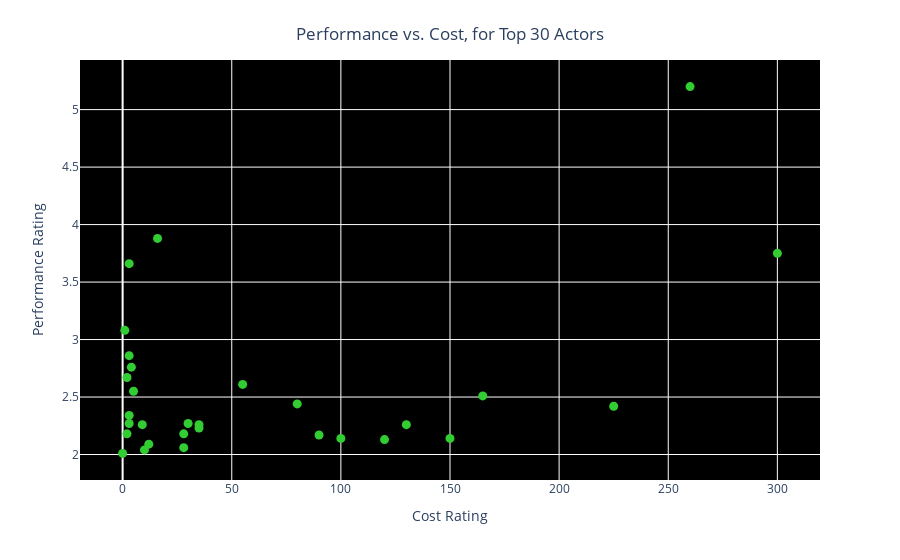

Notebook cell for this chart:
### Code cell
#Plotting cost vs. performance ratings for top 30 actors. 
import plotly.express as px

fig = px.scatter(top_30_join, x="cost_rating", y="performance_rating",
                 hover_name="primary_name",labels=dict(performance_rating="Performance Rating", cost_rating="Cost Rating"))

fig.update_layout(
    title={
        'text': "Performance vs. Cost, for Top 30 Actors",
        'y':0.95,
        'x':0.5,
        'xanchor': 'center',
        'yanchor': 'top'})

fig.update_layout(grid_ygap=0.2, plot_bgcolor='black')

#fig.update_xaxes(
    #constrain="domain",  # meanwhile compresses the xaxis by decreasing its "domain"


#fig.update_yaxes(
    #scaleanchor = "x",
    #scaleratio = 1
                
fig.update_traces(marker_size=9, marker_color='limegreen',selector=dict(type='scatter'))

fig.show()

### Figure 1 — Plotly figure (JSON) as saved in the notebook; plotly's stock layout.template omitted (floating-point values rounded to 4 significant figures)
{"data": [{"hovertemplate": "<b>%{hovertext}</b><br><br>Cost Rating=%{x}<br>Performance Rating=%{y}<extra></extra>", "hovertext": ["Leonardo DiCaprio", "Idina Menzel", "Robert Downey Jr.", "Lucy Davis", "Daniel Kaluuya", "Donna Murphy", "Ben Hardy", "Alison Sudol", "Kerry Washington", "Kieran Culkin", "Scarlett Johansson", "Jeremy Renner", "Vin Diesel", "Amanda Bynes", "Tyrese Gibson", "Rosie Huntington-Whiteley", "Chris Hemsworth", "Lena Waithe", "Joseph Gordon-Levitt", "Mark Ruffalo", "Andy Serkis", "Ruby Rose", "Jared Leto", "Bradley Cooper", "Jamie Foxx", "Christian Bale", "Jenna Elfman", "Albert Brooks", "Mark Rylance", "Annika Wedderkopp"], "legendgroup": "", "marker": {"color": "limegreen", "size": 9, "symbol": "circle"}, "mode": "markers", "name": "", "orientation": "v", "showlegend": false, "type": "scatter", "x": [260, 16, 300, 3, 1, 3, 4, 2, 55, 5, 165, 80, 225, 3, 3, 30, 130, 9, 35, 35, 28, 2, 90, 100, 150, 120, 12, 28, 10, 0], "xaxis": "x", "y": [5.2, 3.88, 3.75, 3.66, 3.08, 2.86, 2.76, 2.67, 2.61, 2.55, 2.51, 2.44, 2.42, 2.34, 2.27, 2.27, 2.26, 2.26, 2.26, 2.23, 2.18, 2.18, 2.17, 2.14, 2.14, 2.13, 2.09, 2.06, 2.04, 2.01], "yaxis": "y"}], "layout": {"grid": {"ygap": 0.2}, "legend": {"tracegroupgap": 0}, "margin": {"t": 60}, "plot_bgcolor": "black", "title": {"text": "Performance vs. Cost, for Top 30 Actors", "x": 0.5, "xanchor": "center", "y": 0.95, "yanchor": "top"}, "xaxis": {"anchor": "y", "domain": [0, 1], "title": {"text": "Cost Rating"}}, "yaxis": {"anchor": "x", "domain": [0, 1], "title": {"text": "Performance Rating"}}}}
